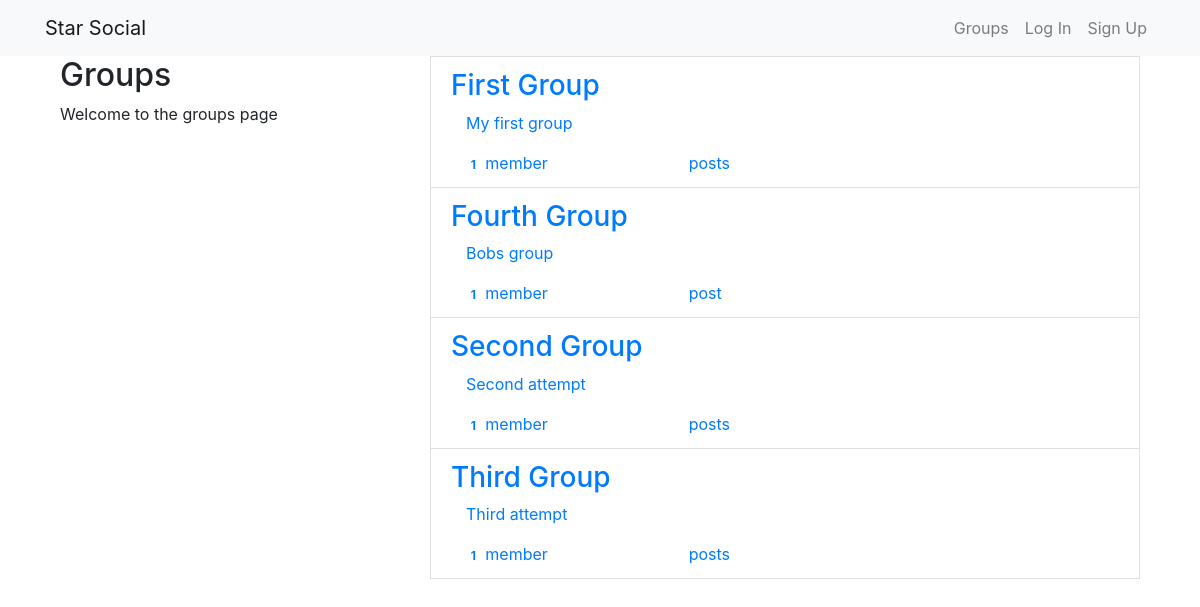
The app's page /groups/ with its own data.
### groups/models.py (models this page shows, shortened)
class Group(models.Model):
    name = models.CharField(max_length=255, unique=True)
    slug = models.SlugField(allow_unicode=True, unique=True)
    description = models.TextField(blank=True, default='')
    description_html = models.TextField(editable=False, default='', blank=True)
    members = models.ManyToManyField(User, through='GroupMember')
    class Meta:
        ordering = ['name']

### groups/views.py (the view)
# urls.py: path('', views.ListGroups.as_view(), name='all'),
class ListGroups(generic.ListView):
    model = Group

### groups/templates/groups/group_list.html (shortened to what this page needs)
{% extends 'groups/group_base.html' %}
{% block pregroup %}
  <div class="col-md-4">
    <div class="content">
        <h2>Groups</h2>
        <p>Welcome to the groups page</p>
    </div>
  </div>
{% endblock pregroup %}
{% block group_content %}
  <div class="col-md-8">
    <div class="list_group">
      {% for group in object_list %}
        <a class="list-group-item" href="{% url 'groups:single' slug=group.slug %}">
          <h3 class="title list-group-item-heading">{{ group.name }}</h3>
          <div class="list-group-item-text container-fluid">
            {{ group.description_html|safe }}
            <div class="row">
              <div class="col-md-4">
                <span class="badge">{{ group.members.count }}</span> member{{ group.members.count|pluralize }}
              </div>
              <div class="col-md-4">
                 post{{ group.posts.count|pluralize }}
              </div>
            </div>
          </div>
        </a>
      {% endfor %}
    </div>
  </div>
{% endblock group_content %}

### groups/templates/groups/group_base.html (shortened to what this page needs)
{% extends 'base.html' %}
{% block content %}
  <div class="container">
    <div class="row">
      {% block pregroup %}
      {% endblock pregroup %}
      {% block group_content %}
      {% endblock group_content %}
    </div>
  </div>
{% endblock content %}

### templates/base.html (shortened to what this page needs)
<!DOCTYPE html>
{% load static %}
<html lang="en" dir="ltr">
  <head>
    <link rel="stylesheet" href="https://cdn.jsdelivr.net/npm/bootstrap@4.6.1/dist/css/bootstrap.min.css">
    <link rel="stylesheet" href="{% static 'simplesocial/css/master.css' %}">
  </head>
  <body>
    <nav class="navbar navbar-expand-lg navbar-light bg-light" id="navbar">
      <div class="container">
        <a class="navbar-brand mynav" href="{% url 'home' %}">Star Social</a>
        <div class="collapse navbar-collapse" id="navbarSupportedContent">
          <ul class="navbar-nav ml-auto">
            {% if user.is_authenticated%}
            <li class="nav-item">
              <a class="nav-link" href="{%url 'posts:create' %}">Post</a>
            </li>
            <li class="nav-item">
              <a class="nav-link" href="{%url 'groups:all' %}">Groups</a>
            </li>
            <li class="nav-item">
              <a class="nav-link"href="{%url 'groups:create' %}">Create Group</a>
            </li>
            <li class="nav-item">
              <a class="nav-link" href="{% url 'accounts:logout' %}">Log Out</a>
            </li>
            {% else %}
            <li class="nav-item">
              <a class="nav-link" href="{%url 'groups:all' %}">Groups</a>
            </li>
            <li class="nav-item">
              <a class="nav-link" href="{% url 'accounts:login' %}">Log In</a>
            </li>
            <li class="nav-item">
              <a class="nav-link" href="{% url 'accounts:signup' %}">Sign Up</a>
            </li>
            {% endif %}
          </ul>
        </div>
      </div>
    </nav>
    <div class="container mycontent">
      {% block content %}
      {% endblock content %}
    </div>
  </body>
</html>

### records on screen
Group: name "First Group", description_html "My first group", members.count "1"
Group: name "Fourth Group", description_html "Bobs group", members.count "1"
Group: name "Second Group", description_html "Second attempt", members.count "1"
Group: name "Third Group", description_html "Third attempt", members.count "1"
